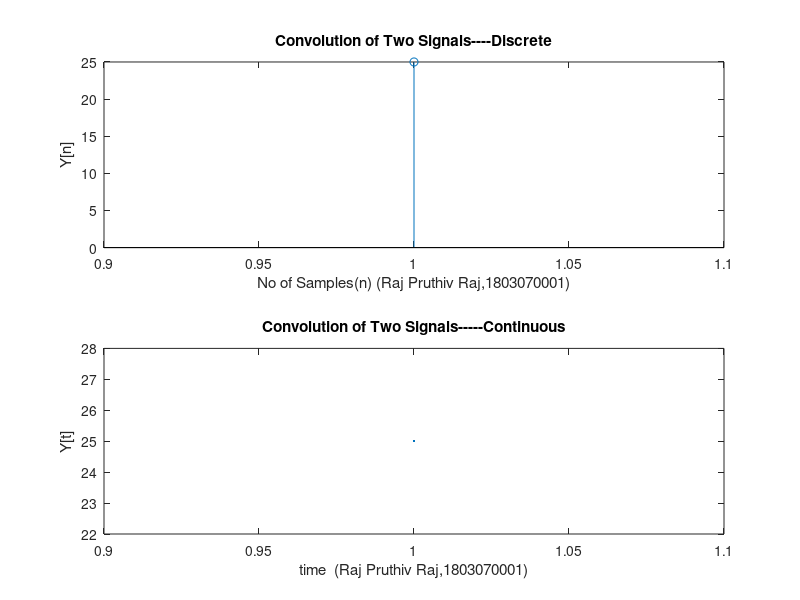

Here is the MATLAB script that generated this plot:
close all;
clear all;
clc;
x=input('Enter The Sequence 1:   ');
h=input('Enter The Sequence 2:   ');
X=[x,zeros(1,length(h))]; 
H=[h,zeros(1,length(x))]; 
for i=1:length(x)+length(h)-1
Y(i)=0;
for j=1:length(x)    
if(i-j+1>0)
Y(i)=Y(i)+X(j)*H(i-j+1);
else
end
end
end
disp(Y)
subplot(2,1,1);
stem(Y);
ylabel('Y[n]');
xlabel('No of Samples(n) (Raj Pruthiv Raj,1803070001)');
title('Convolution of Two Signals----Discrete');
subplot(2,1,2);
plot(Y);
ylabel('Y[t]');
xlabel('time  (Raj Pruthiv Raj,1803070001)');
title('Convolution of Two Signals-----Continuous');







